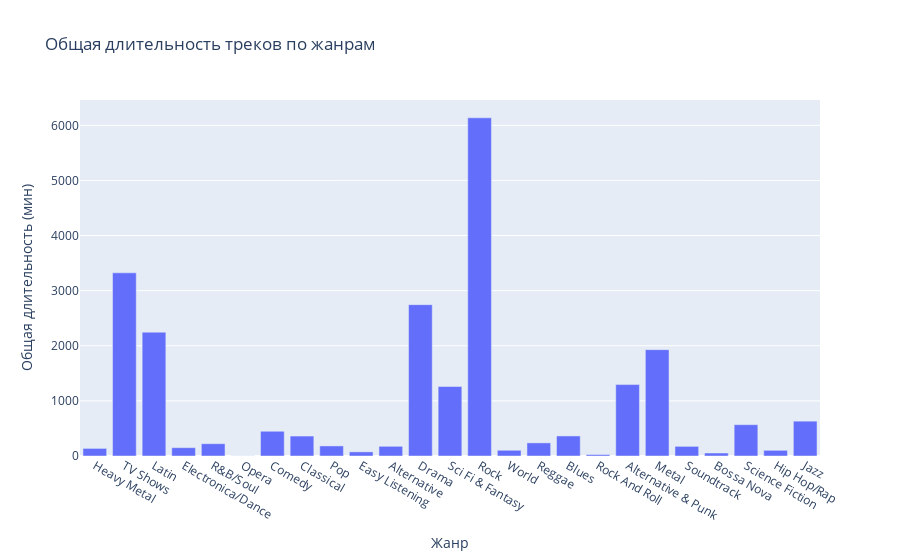

The notebook cell saved with this chart:
### Markdown cell above
**Домашнее задание №1**
*Исполнитель* - Мирахмедова Парвина
*Задача №1*
На основе данных из таблицы track создайте столбчатую диаграмму, показывающую общую сумму минут (длительность треков) в разбивке по жанрам.

### Code cell
from sqlalchemy import create_engine
from sqlalchemy.engine import URL
import numpy as np
import pandas as pd
import plotly.express as px

from connect import set_connection 

query ="""
select g.name as genre_name, 
    sum(t.milliseconds)/60000 as total_duration
    from track t
    join genre g on t.genre_id = g.genre_id
    group by g.name
"""

with set_connection() as conn:
    genre_duration_df = pd.read_sql(query, conn)

fig = px.bar(genre_duration_df, 
             x='genre_name', 
             y='total_duration',
            title="Общая длительность треков по жанрам",
             labels={'genre_name': 'Жанр', 'total_duration': 'Общая длительность (мин)'})

fig.show()

### Figure 1 — Plotly figure (JSON) as saved in the notebook; plotly's stock layout.template omitted (floating-point values rounded to 4 significant figures)
{"data": [{"hovertemplate": "Жанр=%{x}<br>Общая длительность (мин)=%{y}<extra></extra>", "legendgroup": "", "marker": {"color": "#636efa", "pattern": {"shape": ""}}, "name": "", "orientation": "v", "showlegend": false, "textposition": "auto", "type": "bar", "x": ["Heavy Metal", "TV Shows", "Latin", "Electronica/Dance", "R&B/Soul", "Opera", "Comedy", "Classical", "Pop", "Easy Listening", "Alternative", "Drama", "Sci Fi & Fantasy", "Rock", "World", "Reggae", "Blues", "Rock And Roll", "Alternative & Punk", "Metal", "Soundtrack", "Bossa Nova", "Science Fiction", "Hip Hop/Rap", "Jazz"], "xaxis": "x", "y": [138, 3324, 2247, 151, 223, 2, 449, 362, 183, 75, 176, 2746, 1261, 6137, 104, 238, 364, 26, 1296, 1930, 175, 54, 568, 103, 632], "yaxis": "y"}], "layout": {"barmode": "relative", "legend": {"tracegroupgap": 0}, "title": {"text": "Общая длительность треков по жанрам"}, "xaxis": {"anchor": "y", "domain": [0, 1], "title": {"text": "Жанр"}}, "yaxis": {"anchor": "x", "domain": [0, 1], "title": {"text": "Общая длительность (мин)"}}}}
